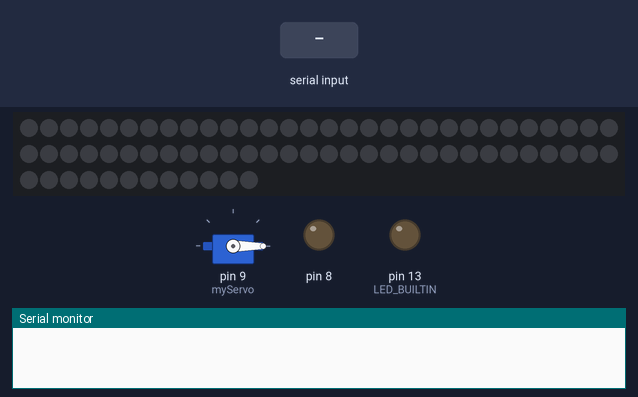
This sketch was run on a simulated Arduino Uno, built with avr-gcc and run on an emulated ATmega328P. Parts: servo, 72 RGB LEDs in strip order, left to right, continuing on the next row, output pins drawn as LEDs (lit = HIGH), the last lines printed to the serial monitor. Inputs (shaded band) come from the test bench. Dim RGB values are drawn brighter than linear.

Above: at 7.2 s.
7.3 s: "90,45,200\n" received over Serial
At 8.4 s:
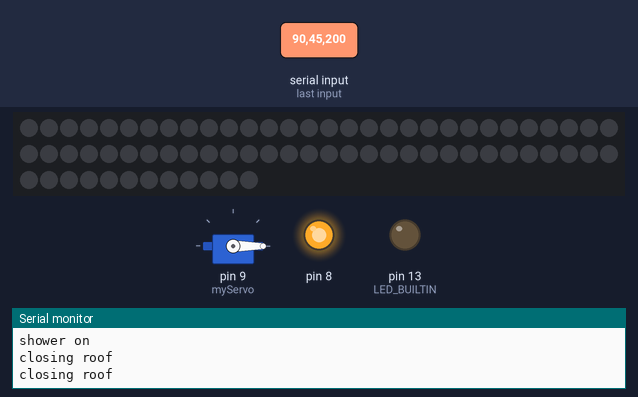
8.8 s: byte 49 ('1') received over Serial
At 9.2 s:
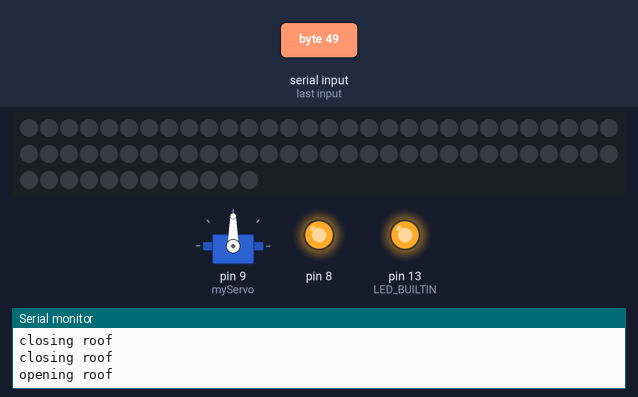
10.3 s: byte 51 ('3') received over Serial
At 11.5 s:
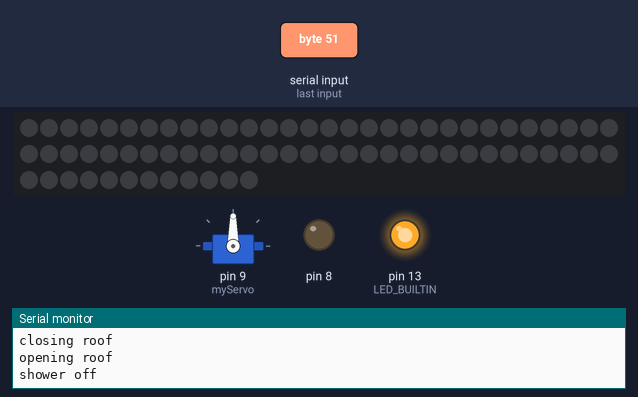
11.8 s: "c90\n" received over Serial
At 14.5 s:
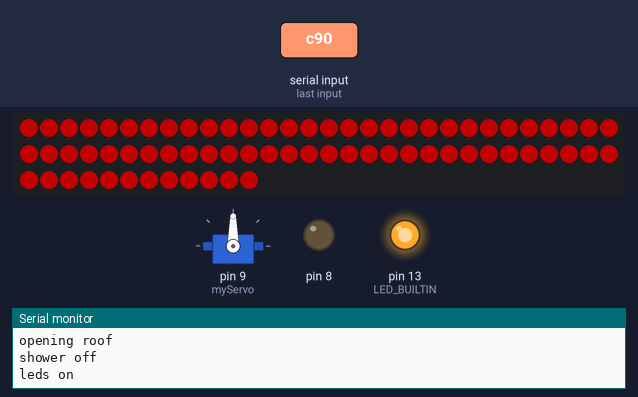
14.8 s: byte 50 ('2') received over Serial
At 16.0 s:
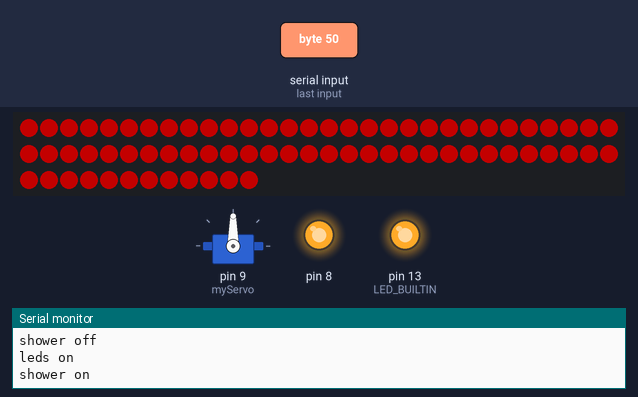
16.3 s: byte 48 ('0') received over Serial
At 17.3 s:
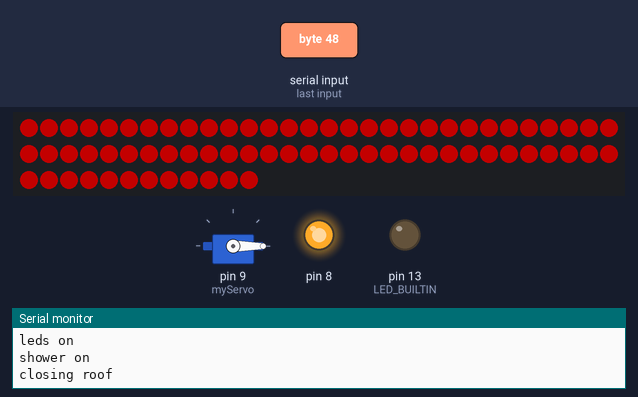
Timing chart, 0 to 18.8 s (numbered marks = the images above; inputs shaded):
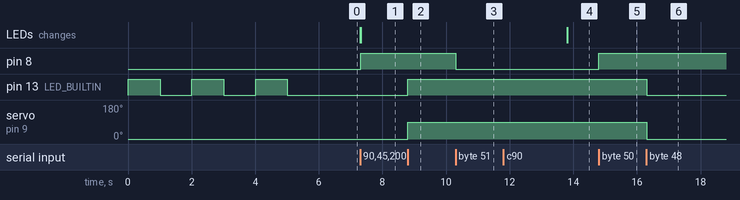

Measured:
- after the input at 7.3 s, pin 8: LOW → HIGH at once; the LEDs: first change at once (image 1 shows a later state)
- after the input at 8.8 s, pin 13 (LED_BUILTIN): LOW → HIGH at once; servo on pin 9 (myServo): 0° → 90° at once
- after the input at 10.3 s, pin 8: HIGH → LOW at once
- after the input at 11.8 s, the LEDs: change after 2.0 s (image 4)
- after the input at 14.8 s, pin 8: LOW → HIGH at once
- after the input at 16.3 s, pin 13 (LED_BUILTIN): HIGH → LOW at once; servo on pin 9 (myServo): 90° → 0° at once

The sketch:

spring-demo.ino
```cpp
#include <Servo.h>
#include <FastLED.h>

#define LED_PIN 6
#define NUM_LEDS 72

CRGB leds[NUM_LEDS];
Servo myServo;

// the setup function runs once when you press reset or power the board
void setup() {
  Serial.print("Arduino active");
  Serial.print("\n");
  // initialize digital pin LED_BUILTIN as an output.
  pinMode(LED_BUILTIN, OUTPUT);
  pinMode(8, OUTPUT);

  Serial.begin(9600);

  //servo
  myServo.attach(9);
  myServo.write(0);

  //leds
  FastLED.addLeds<WS2812, LED_PIN, GRB>(leds, NUM_LEDS);
  FastLED.clear();
  FastLED.show();

  for (int i = 0; i < NUM_LEDS; i++) {
    leds[i] = CRGB::Black;
  }

  FastLED.show();

  // roof
  digitalWrite(8, LOW);

  for (int i=0; i<3; i++) // Blink 3 times
  {
    digitalWrite(LED_BUILTIN, HIGH);  // turn the LED on (HIGH is the voltage level)
    delay(1000);                      // wait for a second
    digitalWrite(LED_BUILTIN, LOW);   // turn the LED off by making the voltage LOW
    delay(1000);                      // wait for a second
  }
}

// the loop function runs over and over again forever
void loop() {

  if (Serial.available())
  {
    // Test for com
    char c = Serial.read();
    if (c == '0') {
      digitalWrite(LED_BUILTIN, 0); // close roof
      Serial.print("closing roof");
      Serial.print("\n");
      myServo.write(0);
    }
    else if (c == '1') {
      digitalWrite(LED_BUILTIN, 1); // open roof
      Serial.print("opening roof");
      Serial.print("\n");
      myServo.write(90);
    }

    else if (c == '2') { // shower on
      digitalWrite(8, HIGH);
      Serial.print("shower on");
      Serial.print("\n");
    }
    else if (c == '3') { // shower off
      digitalWrite(8, LOW);
      Serial.print("shower off");
      Serial.print("\n");
    }
    else if (c == '4') { // leds on
      for (int i = 0; i < NUM_LEDS; i++) {
        leds[i] = CRGB::Red;
      }
      FastLED.show();
      Serial.print("leds on");
      Serial.print("\n");
    }
    else if (c == '5') { // leds off
      for (int i = 0; i < NUM_LEDS; i++) {
        leds[i] = CRGB::Black;
      }
      FastLED.show();
      Serial.print("leds off");
      Serial.print("\n");
    }
    else if (c == 'c') { // change led color
      int r = Serial.parseInt();
      int g = Serial.parseInt();
      int b = Serial.parseInt();

      fill_solid(leds, NUM_LEDS, CRGB(r,g,b));
      FastLED.show();
      Serial.print("leds on");
      Serial.print("\n");
    }
  }
}
```
